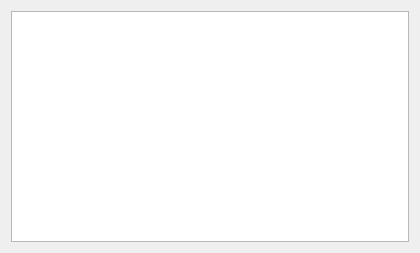
<?xml version="1.0" encoding="UTF-8"?>
<ui version="4.0">
 <class>CTerminal</class>
 <widget class="QWidget" name="CTerminal">
  <property name="geometry">
   <rect>
    <x>0</x>
    <y>0</y>
    <width>420</width>
    <height>253</height>
   </rect>
  </property>
  <property name="font">
   <font>
    <family>Consolas</family>
    <pointsize>10</pointsize>
   </font>
  </property>
  <property name="windowTitle">
   <string>Form</string>
  </property>
  <layout class="QHBoxLayout" name="horizontalLayout">
   <item>
    <widget class="QPlainTextEdit" name="pteConsole"/>
   </item>
  </layout>
 </widget>
 <resources/>
 <connections/>
</ui>
